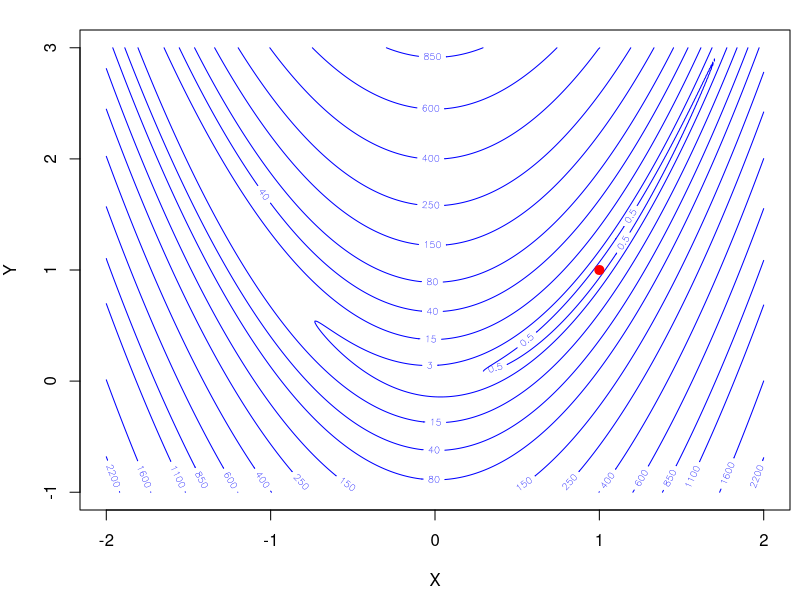

Write the R code that produced this figure.
x<-seq(from=-2, to=2, by=0.01)
y<-seq(from=-1, to=3, by=0.01)
f<-function(x,y) 100*(y-x^2)^2+(1-x)^2
z<-outer(x, y, f)
par(mai=c(.9, .8, 0.3, 0.1))
contour(x,y,z, 
    levels = c(0.5, 3, 15, 40, 80, 150, 250, 400, 
       600, 850, 1100, 1600, 2200), 
    xlab = "X", ylab ="Y", 
    col = "blue", lwd=1)
points(1,1,pch=19, cex=1.2, col="red")
savePlot("Rosenbrock", type="eps")

